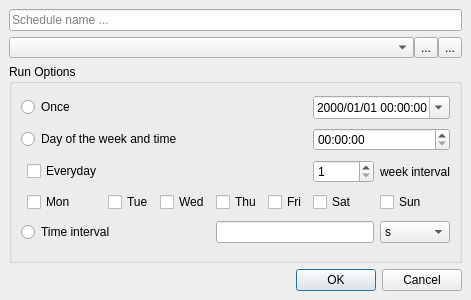
<?xml version="1.0" encoding="UTF-8"?>
<ui version="4.0">
 <class>StartupDialog</class>
 <widget class="QDialog" name="StartupDialog">
  <property name="geometry">
   <rect>
    <x>0</x>
    <y>0</y>
    <width>454</width>
    <height>300</height>
   </rect>
  </property>
  <property name="windowTitle">
   <string>Dialog</string>
  </property>
  <layout class="QVBoxLayout" name="verticalLayout">
   <property name="spacing">
    <number>6</number>
   </property>
   <property name="leftMargin">
    <number>9</number>
   </property>
   <property name="topMargin">
    <number>9</number>
   </property>
   <property name="rightMargin">
    <number>9</number>
   </property>
   <property name="bottomMargin">
    <number>9</number>
   </property>
   <item>
    <widget class="QLineEdit" name="nameLineEdit">
     <property name="sizePolicy">
      <sizepolicy hsizetype="Preferred" vsizetype="Minimum">
       <horstretch>0</horstretch>
       <verstretch>0</verstretch>
      </sizepolicy>
     </property>
     <property name="minimumSize">
      <size>
       <width>0</width>
       <height>19</height>
      </size>
     </property>
     <property name="font">
      <font>
       <pointsize>9</pointsize>
      </font>
     </property>
     <property name="placeholderText">
      <string>Schedule name ...</string>
     </property>
     <property name="clearButtonEnabled">
      <bool>false</bool>
     </property>
    </widget>
   </item>
   <item>
    <widget class="QFrame" name="frame_2">
     <property name="frameShape">
      <enum>QFrame::NoFrame</enum>
     </property>
     <property name="frameShadow">
      <enum>QFrame::Raised</enum>
     </property>
     <layout class="QHBoxLayout" name="horizontalLayout">
      <property name="spacing">
       <number>0</number>
      </property>
      <property name="leftMargin">
       <number>0</number>
      </property>
      <property name="topMargin">
       <number>0</number>
      </property>
      <property name="rightMargin">
       <number>0</number>
      </property>
      <property name="bottomMargin">
       <number>0</number>
      </property>
      <item>
       <widget class="ProfileComboBox" name="profileComboBox">
        <property name="sizePolicy">
         <sizepolicy hsizetype="Preferred" vsizetype="Fixed">
          <horstretch>0</horstretch>
          <verstretch>16</verstretch>
         </sizepolicy>
        </property>
        <property name="minimumSize">
         <size>
          <width>0</width>
          <height>19</height>
         </size>
        </property>
       </widget>
      </item>
      <item>
       <widget class="QToolButton" name="profileAddButton">
        <property name="text">
         <string>...</string>
        </property>
        <property name="icon">
         <iconset resource="../../res/resources.qrc">
          <normaloff>:/default_icons/add.png</normaloff>:/default_icons/add.png</iconset>
        </property>
        <property name="iconSize">
         <size>
          <width>16</width>
          <height>16</height>
         </size>
        </property>
       </widget>
      </item>
      <item>
       <widget class="QToolButton" name="profileDeleteButton">
        <property name="text">
         <string>...</string>
        </property>
        <property name="icon">
         <iconset resource="../../res/resources.qrc">
          <normaloff>:/default_icons/remove.png</normaloff>:/default_icons/remove.png</iconset>
        </property>
       </widget>
      </item>
     </layout>
    </widget>
   </item>
   <item>
    <widget class="QGroupBox" name="groupBox">
     <property name="sizePolicy">
      <sizepolicy hsizetype="Preferred" vsizetype="Expanding">
       <horstretch>0</horstretch>
       <verstretch>0</verstretch>
      </sizepolicy>
     </property>
     <property name="title">
      <string>Run Options</string>
     </property>
     <layout class="QGridLayout" name="gridLayout_2">
      <item row="3" column="2">
       <widget class="QCheckBox" name="TueCheckBox">
        <property name="text">
         <string>Tue</string>
        </property>
       </widget>
      </item>
      <item row="2" column="6">
       <widget class="QSpinBox" name="weeksSpinBox">
        <property name="minimum">
         <number>1</number>
        </property>
        <property name="maximum">
         <number>9999</number>
        </property>
       </widget>
      </item>
      <item row="3" column="3">
       <widget class="QCheckBox" name="WedCheckBox">
        <property name="text">
         <string>Wed</string>
        </property>
       </widget>
      </item>
      <item row="4" column="4" colspan="3">
       <widget class="QLineEdit" name="secondsLineEdit"/>
      </item>
      <item row="3" column="7">
       <widget class="QCheckBox" name="SunCheckBox">
        <property name="text">
         <string>Sun</string>
        </property>
       </widget>
      </item>
      <item row="2" column="7">
       <widget class="QLabel" name="label_5">
        <property name="text">
         <string>week interval</string>
        </property>
       </widget>
      </item>
      <item row="3" column="5">
       <widget class="QCheckBox" name="FriCheckBox">
        <property name="text">
         <string>Fri</string>
        </property>
       </widget>
      </item>
      <item row="3" column="6">
       <widget class="QCheckBox" name="SatCheckBox">
        <property name="text">
         <string>Sat</string>
        </property>
       </widget>
      </item>
      <item row="3" column="4">
       <widget class="QCheckBox" name="ThuCheckBox">
        <property name="text">
         <string>Thu</string>
        </property>
       </widget>
      </item>
      <item row="3" column="1">
       <widget class="QCheckBox" name="MonCheckBox">
        <property name="text">
         <string>Mon</string>
        </property>
       </widget>
      </item>
      <item row="4" column="7">
       <widget class="QComboBox" name="secondsComboBox">
        <item>
         <property name="text">
          <string>s</string>
         </property>
        </item>
        <item>
         <property name="text">
          <string>min</string>
         </property>
        </item>
        <item>
         <property name="text">
          <string>h</string>
         </property>
        </item>
       </widget>
      </item>
      <item row="0" column="0" colspan="3">
       <widget class="QRadioButton" name="oneshotRadioButton">
        <property name="text">
         <string>Once</string>
        </property>
        <attribute name="buttonGroup">
         <string notr="true">radioButtonGroup</string>
        </attribute>
       </widget>
      </item>
      <item row="1" column="6" colspan="2">
       <widget class="QTimeEdit" name="scheduleTimeEdit">
        <property name="displayFormat">
         <string>HH:mm:ss</string>
        </property>
       </widget>
      </item>
      <item row="0" column="6" colspan="2">
       <widget class="QDateTimeEdit" name="scheduleDateTimeEdit">
        <property name="displayFormat">
         <string>yyyy/MM/dd HH:mm:ss</string>
        </property>
        <property name="calendarPopup">
         <bool>true</bool>
        </property>
       </widget>
      </item>
      <item row="2" column="1">
       <widget class="QCheckBox" name="everyDayCheckBox">
        <property name="text">
         <string>Everyday</string>
        </property>
       </widget>
      </item>
      <item row="1" column="0" colspan="5">
       <widget class="QRadioButton" name="weeksRadioButton">
        <property name="text">
         <string>Day of the week and time</string>
        </property>
        <attribute name="buttonGroup">
         <string notr="true">radioButtonGroup</string>
        </attribute>
       </widget>
      </item>
      <item row="4" column="0" colspan="4">
       <widget class="QRadioButton" name="secondsRadioButton">
        <property name="text">
         <string>Time interval</string>
        </property>
        <attribute name="buttonGroup">
         <string notr="true">radioButtonGroup</string>
        </attribute>
       </widget>
      </item>
     </layout>
     <zorder>oneshotRadioButton</zorder>
     <zorder>weeksRadioButton</zorder>
     <zorder>secondsRadioButton</zorder>
     <zorder>secondsLineEdit</zorder>
     <zorder>MonCheckBox</zorder>
     <zorder>TueCheckBox</zorder>
     <zorder>WedCheckBox</zorder>
     <zorder>ThuCheckBox</zorder>
     <zorder>FriCheckBox</zorder>
     <zorder>SatCheckBox</zorder>
     <zorder>SunCheckBox</zorder>
     <zorder>everyDayCheckBox</zorder>
     <zorder>weeksSpinBox</zorder>
     <zorder>label_5</zorder>
     <zorder>scheduleTimeEdit</zorder>
     <zorder>scheduleDateTimeEdit</zorder>
     <zorder>secondsComboBox</zorder>
    </widget>
   </item>
   <item>
    <widget class="QDialogButtonBox" name="buttonBox">
     <property name="orientation">
      <enum>Qt::Horizontal</enum>
     </property>
     <property name="standardButtons">
      <set>QDialogButtonBox::Cancel|QDialogButtonBox::Ok</set>
     </property>
    </widget>
   </item>
  </layout>
 </widget>
 <customwidgets>
  <customwidget>
   <class>ProfileComboBox</class>
   <extends>QComboBox</extends>
   <header>../profilecombobox/profilecombobox.h</header>
  </customwidget>
 </customwidgets>
 <tabstops>
  <tabstop>oneshotRadioButton</tabstop>
  <tabstop>weeksRadioButton</tabstop>
  <tabstop>secondsRadioButton</tabstop>
  <tabstop>secondsLineEdit</tabstop>
 </tabstops>
 <resources>
  <include location="../../res/resources.qrc"/>
  <include location="../../res/resources.qrc"/>
  <include location="../../res/resources.qrc"/>
  <include location="../../res/resources.qrc"/>
  <include location="../../res/resources.qrc"/>
 </resources>
 <connections>
  <connection>
   <sender>buttonBox</sender>
   <signal>accepted()</signal>
   <receiver>StartupDialog</receiver>
   <slot>accept()</slot>
   <hints>
    <hint type="sourcelabel">
     <x>248</x>
     <y>254</y>
    </hint>
    <hint type="destinationlabel">
     <x>157</x>
     <y>274</y>
    </hint>
   </hints>
  </connection>
  <connection>
   <sender>buttonBox</sender>
   <signal>rejected()</signal>
   <receiver>StartupDialog</receiver>
   <slot>reject()</slot>
   <hints>
    <hint type="sourcelabel">
     <x>316</x>
     <y>260</y>
    </hint>
    <hint type="destinationlabel">
     <x>286</x>
     <y>274</y>
    </hint>
   </hints>
  </connection>
 </connections>
 <buttongroups>
  <buttongroup name="radioButtonGroup"/>
 </buttongroups>
</ui>
